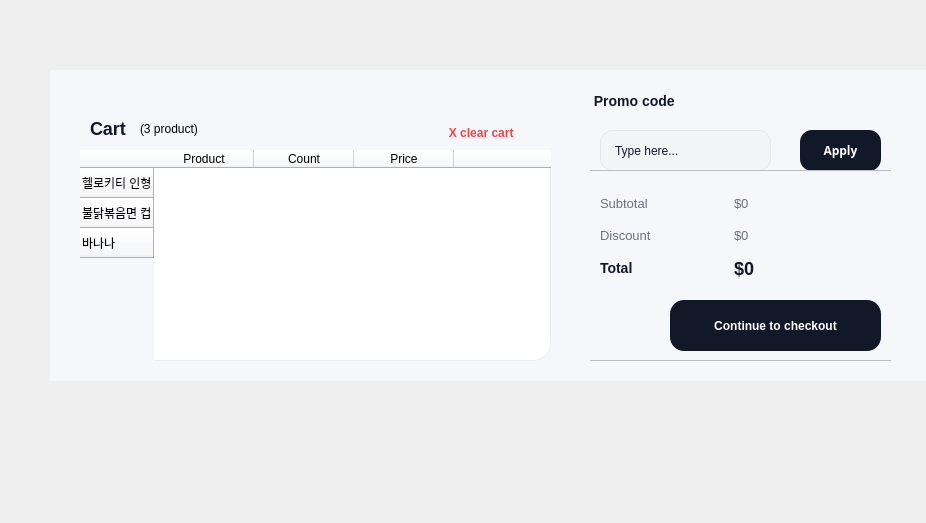
<?xml version="1.0" encoding="UTF-8"?>
<ui version="4.0">
 <class>Form</class>
 <widget class="QWidget" name="Form">
  <property name="geometry">
   <rect>
    <x>0</x>
    <y>0</y>
    <width>926</width>
    <height>523</height>
   </rect>
  </property>
  <property name="windowTitle">
   <string>Form</string>
  </property>
  <widget class="QWidget" name="widget_2" native="true">
   <property name="geometry">
    <rect>
     <x>50</x>
     <y>70</y>
     <width>901</width>
     <height>311</height>
    </rect>
   </property>
   <property name="styleSheet">
    <string notr="true">
/* 전체 배경 */
QWidget {
    background: #f6f7fb;
    font-family: &quot;Pretendard&quot;;
}

/* 왼쪽/오른쪽 패널 카드 */
#cartPanel, #summaryPanel {
    background: #ffffff;
    border: 1px solid #ececf2;
    border-radius: 18px;
    padding: 14px;
}

/* Cart 제목 */
#lblCartTitle {
    font-size: 18px;
    font-weight: 800;
    color: #111827;
}

/* Clear cart */
#btnClear {
    border: none;
    background: transparent;
    color: #ef4444;
    font-weight: 700;
    padding: 6px 10px;
}
#btnClear:hover { color: #dc2626; }

/* (선택) 요약패널 */
#lblPromo {
    font-size: 14px;
    font-weight: 800;
    color: #111827;
}
#editPromo {
    background: #f3f4f6;
    border: 1px solid #e5e7eb;
    border-radius: 12px;
    padding: 10px 12px;
    color: #111827;
}
#btnApply {
    background: #111827;
    color: #ffffff;
    border: none;
    border-radius: 12px;
    padding: 10px 16px;
    font-weight: 800;
}
#btnApply:hover { background: #0b1220; }

#lblSub, #lblDis, #valSub, #valDis {
    color: #6b7280;
    font-size: 13px;
}
#lblTotal {
    color: #111827;
    font-size: 14px;
    font-weight: 800;
}
#valTotal {
    color: #111827;
    font-size: 18px;
    font-weight: 900;
}
#btnCheckout {
    background: #111827;
    color: #ffffff;
    border: none;
    border-radius: 14px;
    padding: 14px 12px;
    font-weight: 900;
}
#btnCheckout:hover { background: #0b1220; }
</string>
   </property>
   <widget class="QFrame" name="summaryPanel">
    <property name="geometry">
     <rect>
      <x>540</x>
      <y>20</y>
      <width>301</width>
      <height>271</height>
     </rect>
    </property>
    <property name="frameShape">
     <enum>QFrame::Shape::StyledPanel</enum>
    </property>
    <property name="frameShadow">
     <enum>QFrame::Shadow::Raised</enum>
    </property>
    <widget class="QLabel" name="lblPromo">
     <property name="geometry">
      <rect>
       <x>0</x>
       <y>-10</y>
       <width>331</width>
       <height>41</height>
      </rect>
     </property>
     <property name="text">
      <string> Promo code</string>
     </property>
    </widget>
    <widget class="QWidget" name="promoRow" native="true">
     <property name="geometry">
      <rect>
       <x>0</x>
       <y>30</y>
       <width>321</width>
       <height>51</height>
      </rect>
     </property>
     <widget class="QLineEdit" name="editPromo">
      <property name="geometry">
       <rect>
        <x>10</x>
        <y>10</y>
        <width>171</width>
        <height>41</height>
       </rect>
      </property>
      <property name="text">
       <string>Type here...</string>
      </property>
     </widget>
     <widget class="QPushButton" name="btnApply">
      <property name="geometry">
       <rect>
        <x>210</x>
        <y>10</y>
        <width>81</width>
        <height>41</height>
       </rect>
      </property>
      <property name="font">
       <font>
        <family>Pretendard</family>
        <pointsize>9</pointsize>
        <fontweight>ExtraBold</fontweight>
       </font>
      </property>
      <property name="text">
       <string>Apply</string>
      </property>
     </widget>
    </widget>
    <widget class="QFrame" name="priceBox">
     <property name="geometry">
      <rect>
       <x>-20</x>
       <y>80</y>
       <width>331</width>
       <height>191</height>
      </rect>
     </property>
     <property name="frameShape">
      <enum>QFrame::Shape::StyledPanel</enum>
     </property>
     <property name="frameShadow">
      <enum>QFrame::Shadow::Raised</enum>
     </property>
     <widget class="QPushButton" name="btnCheckout">
      <property name="geometry">
       <rect>
        <x>100</x>
        <y>130</y>
        <width>211</width>
        <height>51</height>
       </rect>
      </property>
      <property name="text">
       <string>Continue to checkout</string>
      </property>
     </widget>
     <widget class="QWidget" name="gridLayoutWidget">
      <property name="geometry">
       <rect>
        <x>30</x>
        <y>20</y>
        <width>261</width>
        <height>91</height>
       </rect>
      </property>
      <layout class="QGridLayout" name="gridLayout">
       <item row="2" column="1">
        <widget class="QLabel" name="valTotal">
         <property name="text">
          <string>$0</string>
         </property>
        </widget>
       </item>
       <item row="0" column="0">
        <widget class="QLabel" name="lblSub">
         <property name="text">
          <string>Subtotal</string>
         </property>
        </widget>
       </item>
       <item row="1" column="0">
        <widget class="QLabel" name="lblDis">
         <property name="text">
          <string>Discount</string>
         </property>
        </widget>
       </item>
       <item row="2" column="0">
        <widget class="QLabel" name="lblTotal">
         <property name="text">
          <string>Total</string>
         </property>
        </widget>
       </item>
       <item row="0" column="1">
        <widget class="QLabel" name="valSub">
         <property name="text">
          <string>$0</string>
         </property>
        </widget>
       </item>
       <item row="1" column="1">
        <widget class="QLabel" name="valDis">
         <property name="text">
          <string>$0</string>
         </property>
        </widget>
       </item>
      </layout>
     </widget>
    </widget>
   </widget>
   <widget class="QFrame" name="cartPanel">
    <property name="geometry">
     <rect>
      <x>30</x>
      <y>20</y>
      <width>471</width>
      <height>271</height>
     </rect>
    </property>
    <property name="styleSheet">
     <string notr="true">/* ===== Row Card (행 하나가 카드처럼 보이게) ===== */
rowCard {
    background: #ffffff;
    border: 1px solid #eef0f4;
    border-radius: 18px;
}

/* 카드에 마우스 올렸을 때(살짝 강조) */
rowCard:hover {
    border: 1px solid #e5e7eb;
    background: #ffffff;
}

/* 이미지 박스 느낌(연한 회색 + 둥글게) */
rowCard QLabel#itemImage {
    background: #f3f4f6;
    border-radius: 14px;
}

/* 상품명/서브텍스트 */
#rowCard QLabel#itemName {
    font-size: 14px;
    font-weight: 800;
    color: #111827;
}
#rowCard QLabel#itemSub {
    font-size: 12px;
    color: #6b7280;
}

/* 수량 버튼: 동그란 캡슐 */
#rowCard QPushButton#btnMinus,
#rowCard QPushButton#btnPlus {
    width: 28px;
    height: 28px;
    border-radius: 14px;
    background: #f3f4f6;
    border: 1px solid #e5e7eb;
    font-weight: 900;
    color: #111827;
}
#rowCard QPushButton#btnMinus:hover,
#rowCard QPushButton#btnPlus:hover {
    background: #eaecef;
}

/* 수량 숫자 */
#rowCard QLabel#lblCount {
    font-weight: 800;
    color: #111827;
}

/* 가격 */
#rowCard QLabel#lblPrice {
    font-size: 14px;
    font-weight: 900;
    color: #111827;
}

/* 삭제 X */
#rowCard QPushButton#btnDelete {
    border: none;
    background: transparent;
    color: #ef4444;
    font-size: 18px;
    font-weight: 900;
}
#rowCard QPushButton#btnDelete:hover {
    color: #dc2626;
}
</string>
    </property>
    <property name="frameShape">
     <enum>QFrame::Shape::StyledPanel</enum>
    </property>
    <property name="frameShadow">
     <enum>QFrame::Shadow::Raised</enum>
    </property>
    <widget class="QWidget" name="cartHeader" native="true">
     <property name="geometry">
      <rect>
       <x>0</x>
       <y>0</y>
       <width>471</width>
       <height>61</height>
      </rect>
     </property>
     <widget class="QLabel" name="lblCartTitle">
      <property name="geometry">
       <rect>
        <x>10</x>
        <y>30</y>
        <width>181</width>
        <height>17</height>
       </rect>
      </property>
      <property name="text">
       <string>Cart</string>
      </property>
     </widget>
     <widget class="QPushButton" name="btnClear">
      <property name="geometry">
       <rect>
        <x>334</x>
        <y>30</y>
        <width>131</width>
        <height>25</height>
       </rect>
      </property>
      <property name="text">
       <string> X clear cart</string>
      </property>
     </widget>
     <widget class="QLabel" name="label">
      <property name="geometry">
       <rect>
        <x>60</x>
        <y>30</y>
        <width>91</width>
        <height>17</height>
       </rect>
      </property>
      <property name="text">
       <string>(3 product)</string>
      </property>
     </widget>
    </widget>
    <widget class="QTableWidget" name="tableCart">
     <property name="geometry">
      <rect>
       <x>0</x>
       <y>60</y>
       <width>501</width>
       <height>321</height>
      </rect>
     </property>
     <property name="styleSheet">
      <string notr="true">/* tableCart는 “투명 컨테이너”처럼 */
#tableCart {
    background: transparent;
    border: none;
    gridline-color: transparent;
    outline: 0;
}

#tableCart::item:selected,
#tableCart::item:focus {
    background: transparent;
    outline: 0;
}

/* viewport 투명 */
#tableCart QAbstractScrollArea::viewport {
    background: transparent;
}

/* 세로 스크롤바 깔끔하게 */
#tableCart QScrollBar:vertical {
    background: transparent;
    width: 10px;
    margin: 6px 2px 6px 2px;
}
#tableCart QScrollBar::handle:vertical {
    background: #e5e7eb;
    border-radius: 5px;
    min-height: 28px;
}
#tableCart QScrollBar::handle:vertical:hover {
    background: #d1d5db;
}
#tableCart QScrollBar::add-line:vertical,
#tableCart QScrollBar::sub-line:vertical {
    height: 0px;
}
#tableCart QScrollBar::add-page:vertical,
#tableCart QScrollBar::sub-page:vertical {
    background: transparent;
}
</string>
     </property>
     <row>
      <property name="text">
       <string>헬로키티 인형</string>
      </property>
     </row>
     <row>
      <property name="text">
       <string>불닭볶음면 컵</string>
      </property>
     </row>
     <row>
      <property name="text">
       <string>바나나</string>
      </property>
     </row>
     <column>
      <property name="text">
       <string>Product</string>
      </property>
     </column>
     <column>
      <property name="text">
       <string>Count</string>
      </property>
     </column>
     <column>
      <property name="text">
       <string>Price</string>
      </property>
     </column>
     <column>
      <property name="text">
       <string/>
      </property>
     </column>
    </widget>
   </widget>
  </widget>
 </widget>
 <resources/>
 <connections/>
</ui>
